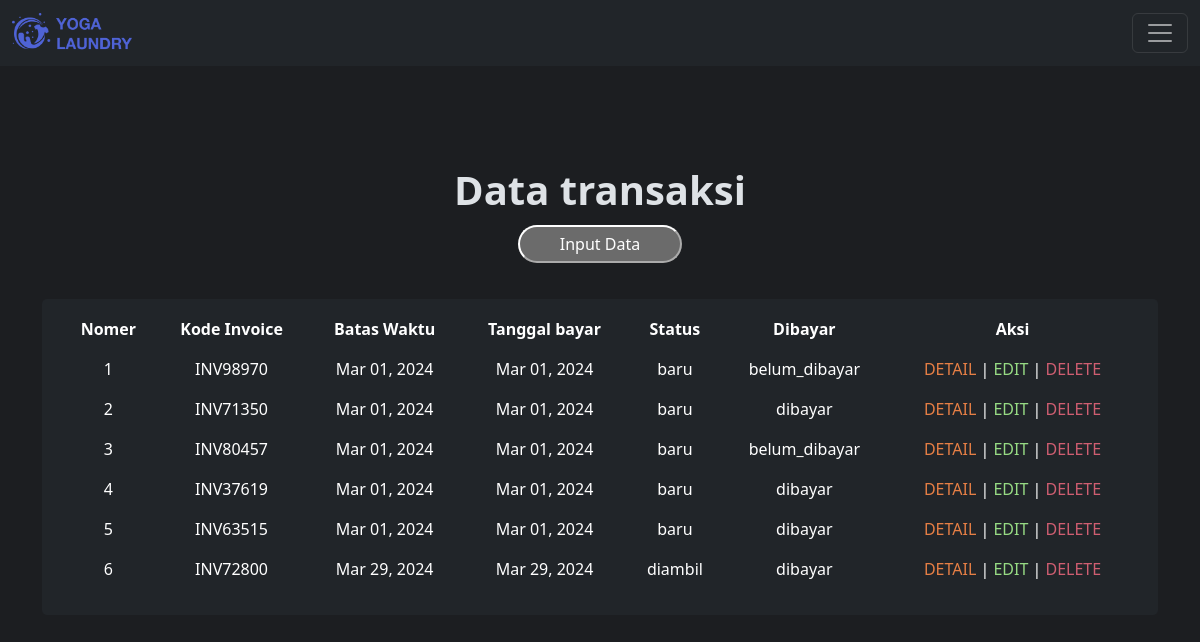
The page /php/view/control.php?page=view_transaksi (signed in) on the database as committed earlier.
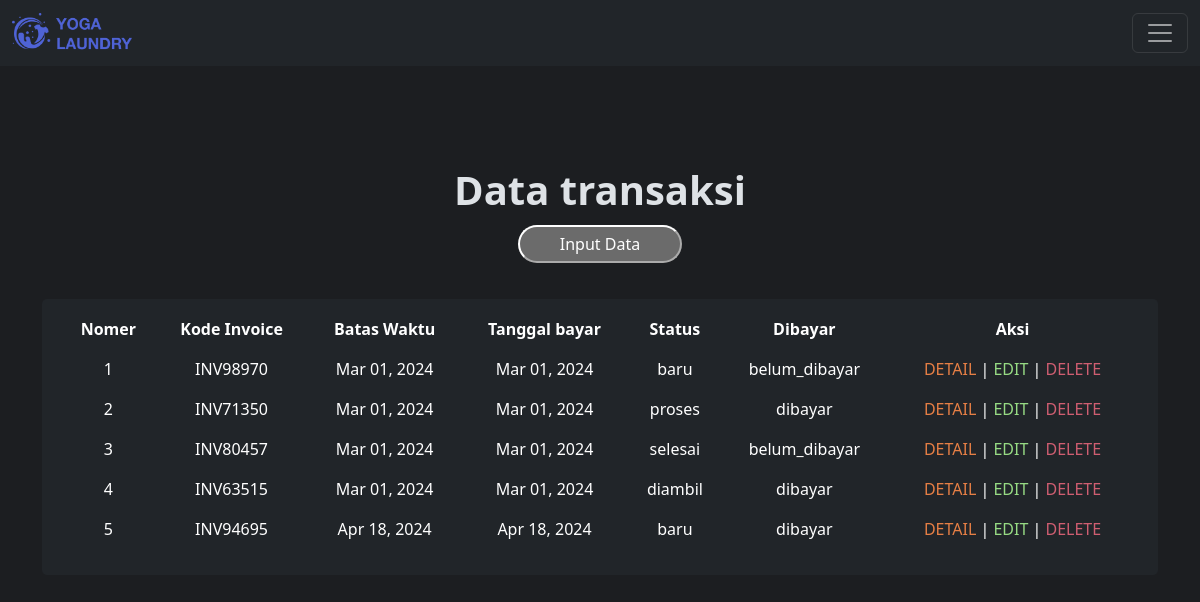
The same page on the database as committed later.
### tables this page shows
CREATE TABLE `tb_transaksi` (
  `id` int NOT NULL,
  `id_outlet` int NOT NULL,
  `kode_invoice` varchar(100) NOT NULL,
  `id_member` int NOT NULL,
  `tgl` datetime NOT NULL,
  `batas_waktu` datetime NOT NULL,
  `tgl_bayar` datetime NOT NULL,
  `biaya_tambahan` int NOT NULL,
  `diskon` double NOT NULL,
  `pajak` int NOT NULL,
  `status` enum('baru','proses','selesai','diambil') NOT NULL,
  `dibayar` enum('dibayar','belum_dibayar') NOT NULL,
  `id_user` int NOT NULL
);

### php/view/control.php (called while the page is built)
<?php
include_once "../template/header.php";
include_once "../template/content.php";
include_once "../template/footer.php";

### php/view/transaksi.php (the view, shortened to what this page needs)
<div class="view-container">
  <div class="view-header">
    <h1 class="fw-bold">Data transaksi</h1>
    <a href="./control.php?page=add_transaksi">
      <button class="view-button">Input Data</button>
    </a>
  </div>
  <div class="container">
    <div class="table-container">
      <table class="table table-borderless table-hover">
        <thead class="table-header text-center">
          <th>Nomer</th>
          <th>Kode Invoice</th>
          <th>Batas Waktu</th>
          <th>Tanggal bayar</th>
          <th>Status</th>
          <th>Dibayar</th>
          <th>Aksi</th>
        </thead>
        <?php
        $tampil = mysqli_query($koneksi, "SELECT * FROM tb_transaksi");
        $no = 1;
        while ($hasil = mysqli_fetch_array($tampil)) {
          $batas_waktu = date("M d, Y", strtotime($hasil['batas_waktu']));
          $tgl_bayar = date("M d, Y", strtotime($hasil['tgl_bayar']));
        ?>
          <tr class="text-center">
            <td data-cell="No"><?= $no++ ?></td>
            <td data-cell="Kode Invoice"><?= $hasil['kode_invoice']; ?></td>
            <td data-cell="Batas Waktu"><?= $batas_waktu; ?></td>
            <td data-cell="Tanggal Bayar"><?= $tgl_bayar; ?></td>
            <td data-cell="Status"><?= $hasil['status']; ?></td>
            <td data-cell="Dibayar"><?= $hasil['dibayar']; ?></td>
            <td data-cell="Aksi">
              <div class="action-container">
                <a style="color:#e67f45;" href="./control.php?page=detail_transaksi&id=<?= $hasil['id']; ?>">DETAIL</a> |
                <a style="color:#97db84;" href="./control.php?page=update_transaksi&id=<?= $hasil['id']; ?>">EDIT</a> |
                <a style="color:#cf5e71; cursor: pointer;" onclick="confirmDelete(<?= $hasil['id']; ?>)">DELETE
              </div>
            </td>
          </tr>
        <?php } ?>
      </table>
    </div>
  </div>
</div>

Rows that differ between the two databases and show on the page:
removed tb_transaksi: kode_invoice "INV37619", batas_waktu "Mar 01, 2024", tgl_bayar "Mar 01, 2024", status "baru", dibayar "dibayar"
removed tb_transaksi: kode_invoice "INV72800", batas_waktu "Mar 29, 2024", tgl_bayar "Mar 29, 2024", status "diambil", dibayar "dibayar"
changed tb_transaksi "INV71350": status "baru" → "proses"
changed tb_transaksi "INV80457": status "baru" → "selesai"
changed tb_transaksi "INV63515": status "baru" → "diambil"
added tb_transaksi: kode_invoice "INV94695", batas_waktu "Apr 18, 2024", tgl_bayar "Apr 18, 2024", status "baru", dibayar "dibayar"
